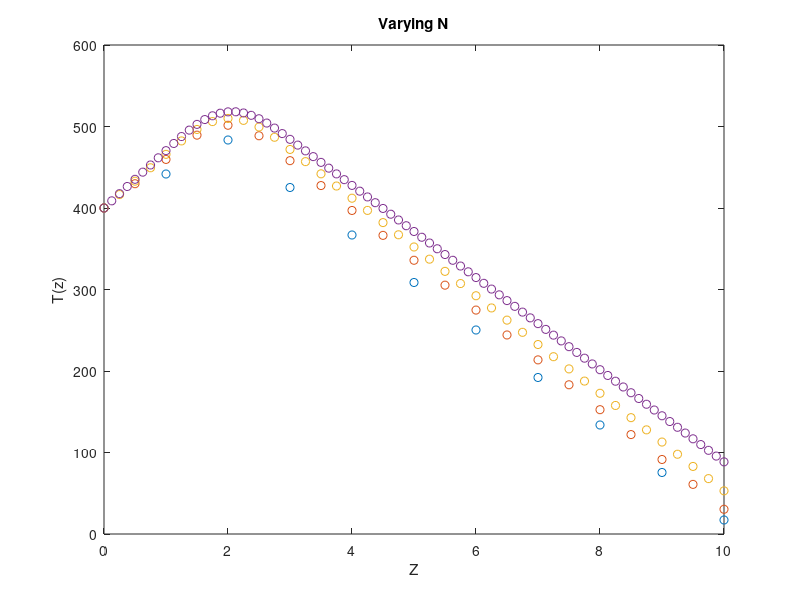
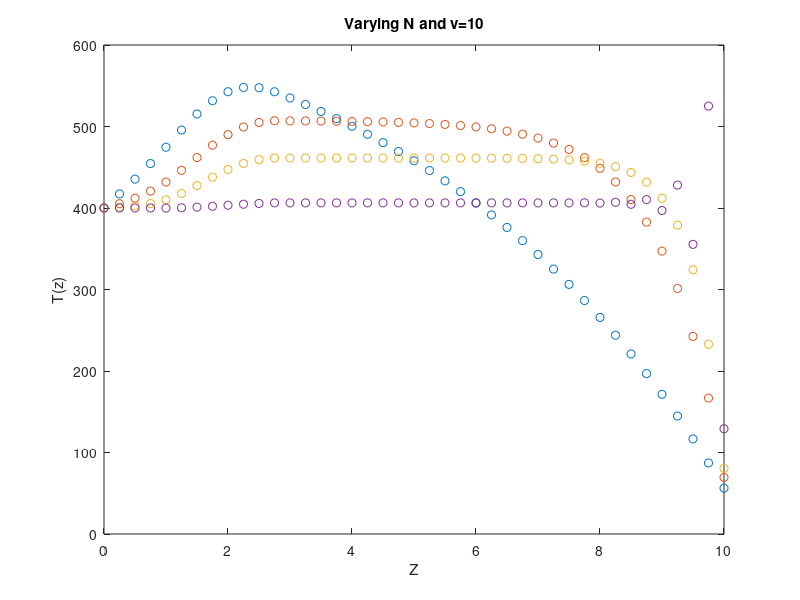
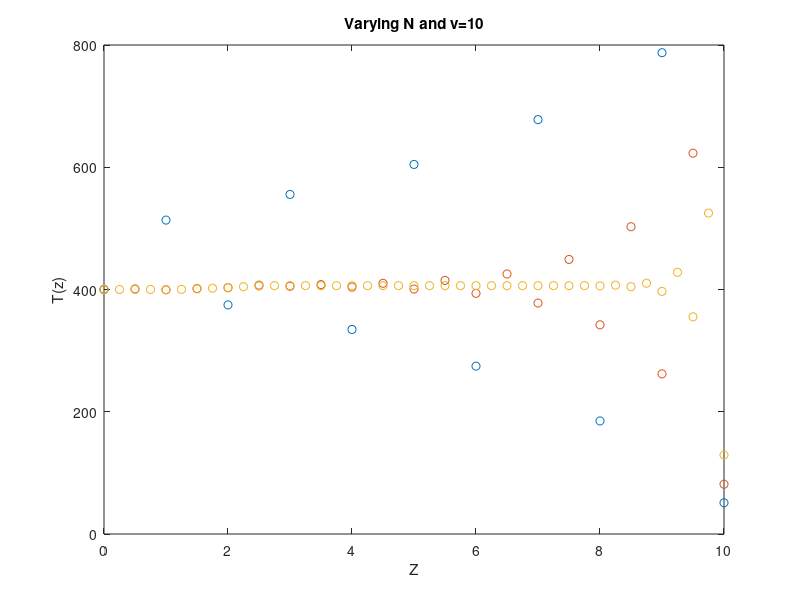

Recreate these plots in MATLAB, in order.
%--------------------------------------------------------------------------
% Computational Lab 1
% By: Nishanth Gona
% Feb. 17, 2019
%
% Solves the following problem:
% -kappa*u_ZZ + v*p*c(u_Z) = Q(z)
% u(0) = Intial T, u(L) = -kappa*T_Z(L)= k*(T(L)-Tout)
%
function lab1
    % constants in the lab
    L=10;%end of interval
    aa=1;%part of piecewise
    bb=3;%part of piecewise
    Qinit = 50;
    kappa = 0.5;
    k=10;
    p=1;
    c=1;
    Tout=300;
    Tinit=400;
    v=0;
    
    %First Chart
    n = 10; %our initial N 
    
    for i = 1:4 %using for n=10,20,40,80
    x = (0:(n))'*L/(n); %our x values in the grid
    h = L/(n);  %Grid spacing
    f = zeros(n,1);      %External forcing 
    %bc_0 = Tinit;   %Change these values to implement different Dirichlet
    %bc_1 = (6000*h+b(end-1))/(20*h +1);   %Nuemann boundary conditions  
    
    
    %Build matrix   A = second derivative matrix
    %               B = center difference
    A = zeros(n+1); %Exclude j = 0 and j = n+1
    B = zeros(n+1);
    for j = 2:n
        A(j, j) = -2;
        A(j, j+1) = 1;
        A(j, j-1) = 1;
        
        B(j, j+1) = 1/2*h;
        B(j, j-1) = -1/2*h;        
    end
    A(1, 1) = -1; %Initial Boundary Condition
    A(n+1, n+1) = -20*h - 1; A(n+1, n) = 1; %End Boundary condition
    B(1, 1) = 1; %Initial Boundary Condition
    B(n+1, n+1) = 20*h + 1; B(n+1, n) = -1;%End Boundary condition
    %Build the "right hand side"
    %We need n-2 intermediate points plus two boundary conditions here
    %building our f
      for z = 1:length(x)  
        i=x(z);
        if i <= aa
            f(z) = 0;
        elseif i >= aa && i<=bb
            f(z) = Qinit*sin((i-aa)*pi/(bb-aa));%forcing 
        else
            f(z)=0;
        end
      end
    
    %creating right hand side
    b = f*h^2;
    b(1) = Tinit;
    b(end) = (6000*h+b(end-1))/(20*h +1); 
    
    M = -kappa*A + v*p*c*B;
    M(1,1)=1;
    M(n+1,n+1) = 20*h+1; M(n+1,n) = -1;
    %Solve By = b using MATLABs "Backslash" operator.
    y = M\b;    %Solution. 
    figure(1)
    title('Varying N')
    xlabel('Z') 
    ylabel('T(z)')
    %legend('N=10', 'N=20', 'N=40', 'N=80')  Gave me an error when I tried
    %doing this

    %plot(x, y, 'o', 0, bc_0, 'o', L, bc_1, 'o', 'linewidth', 3)
    plot(x,y,'o')
    n = n*2; %Get our new n for the next iteration
    hold on
    end
    hold off
    
    %Second Chart
    diffv=[0.1;0.5;1;10]; %all of our diff v
    n=40;
    for i = 1:length(diffv)
    v = diffv(i);
    x = (0:(n))'*L/(n);
    h = L/(n);  %Grid spacing
    f = zeros(n,1);      %External forcing 
    
    %Qinit*sin((z-a)pi/(b-a));
    %bc_0 = Tinit;   %Change these values to implement different Dirichlet
    %bc_1 = (6000*h+b(end-1))/(20*h +1);   %Nuemann boundary conditions  IDKKKKKKK
    
    %Build matrix   A = second derivative matrix
    %               B = center difference
    A = zeros(n+1); %Exclude j = 0 and j = n+1
    B = zeros(n+1);
    for j = 2:n
        A(j, j) = -2;
        A(j, j+1) = 1;
        A(j, j-1) = 1;
        
        B(j, j+1) = 1/2*h;
        B(j, j-1) = -1/2*h;        
    end
    A(1, 1) = -1;
    A(n+1, n+1) = -20*h - 1; A(n+1, n) = 1;
    B(1, 1) = 1; 
    B(n+1, n+1) = 20*h + 1; B(n+1, n) = -1;
    %Build the "right hand side"
    %We need n-2 intermediate points plus two boundary conditions here
    %building our f
      for z = 1:length(x)  
        i=x(z);
        if i <= aa
            f(z) = 0;
        elseif i >= aa && i<=bb
            f(z) = Qinit*sin((i-aa)*pi/(bb-aa));
        else
            f(z)=0;
        end
      end
    
    %creating right hand side
    b = f*h^2;
    b(1) = Tinit;
    b(end) = (6000*h+b(end-1))/(20*h +1);     
    M = -kappa*A + v*p*c*B;
    M(1,1)=1;
    M(n+1,n+1) = 20*h+1; M(n+1,n) = -1;
    %Solve By = b using MATLABs "Backslash" operator.
    y = M\b;    %Solution. 
    figure(2)
    xlabel('Z') 
    ylabel('T(z)')
    title('Varying v')

    %plot(x, y, 'o', 0, bc_0, 'o', L, bc_1, 'o', 'linewidth', 3)
    plot(x,y,'o')
    hold on
    end
    hold off


    % v = 10 and different N
    diffn=[10;20;40];
    v=10;
    for i = 1:length(diffn)
    n = diffn(i);
    x = (0:(n))'*L/(n);
    h = L/(n);  %Grid spacing
    f = zeros(n,1);      %External forcing 

  
    
    %Qinit*sin((z-a)pi/(b-a));
    %bc_0 = Tinit;   %Change these values to implement different Dirichlet
    %bc_1 = (6000*h+b(end-1))/(20*h +1);   %Nuemann boundary conditions  
    
    %Build matrix   A = second derivative matrix
    %               B = center difference
    A = zeros(n+1); %Exclude j = 0 and j = n+1
    B = zeros(n+1);
    for j = 2:n
        A(j, j) = -2;
        A(j, j+1) = 1;
        A(j, j-1) = 1;
        
        B(j, j+1) = 1/2*h;
        B(j, j-1) = -1/2*h;        
    end
    A(1, 1) = -1;
    A(n+1, n+1) = -20*h - 1; A(n+1, n) = 1;
    B(1, 1) = 1; 
    B(n+1, n+1) = 20*h + 1; B(n+1, n) = -1;
    %Build the "right hand side"
    %We need n-2 intermediate points plus two boundary conditions here
    %building our f
      for z = 1:length(x)  
        i=x(z);
        if i <= aa
            f(z) = 0;
        elseif (i >= aa) & (i <= bb)
            f(z) = Qinit*sin((i-aa)*pi/(bb-aa));
        else
            f(z)=0;
        end
      end
    
    %Creating right hand side
    b = f*h^2;
    b(1) = Tinit;
    b(end) = (6000*h+b(end-1))/(20*h +1);     
    
    
    M = -kappa*A + v*p*c*B;
    M(1,1)=1;
    M(n+1,n+1) = 20*h+1; M(n+1,n) = -1;
    
    %Solve By = b using MATLABs "Backslash" operator.
    y = M\b;    %Solution. 
    title('Varying N and v=10')
    xlabel('Z') 
    ylabel('T(z)')
    figure(3)
    %plot(x, y, 'o', 0, bc_0, 'o', L, bc_1, 'o', 'linewidth', 3)
    plot(x,y,'o')
    hold on
    end
    hold off
    
    
end


%Regarding how to get rid of spurious oscillations:
%The best way to get rid of spurious oscillations is to have a smaller h
%and we can do this by increasing the number of points
